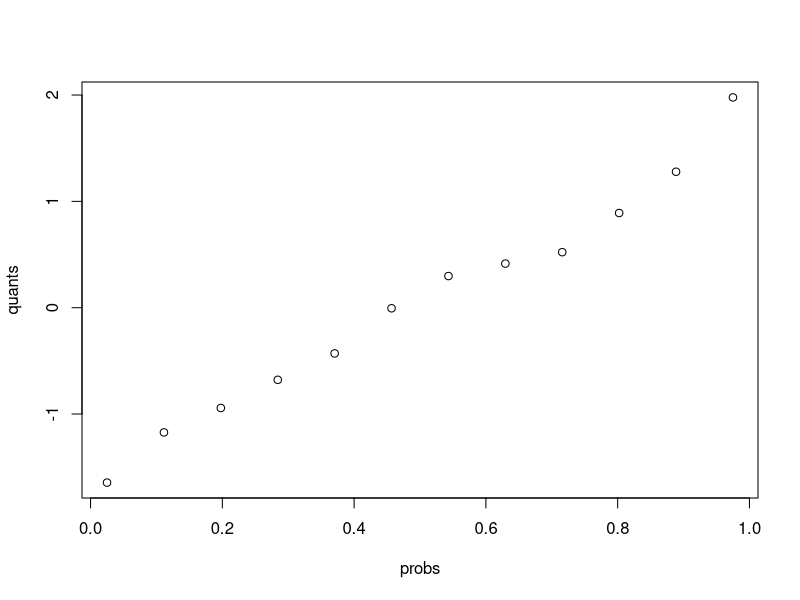
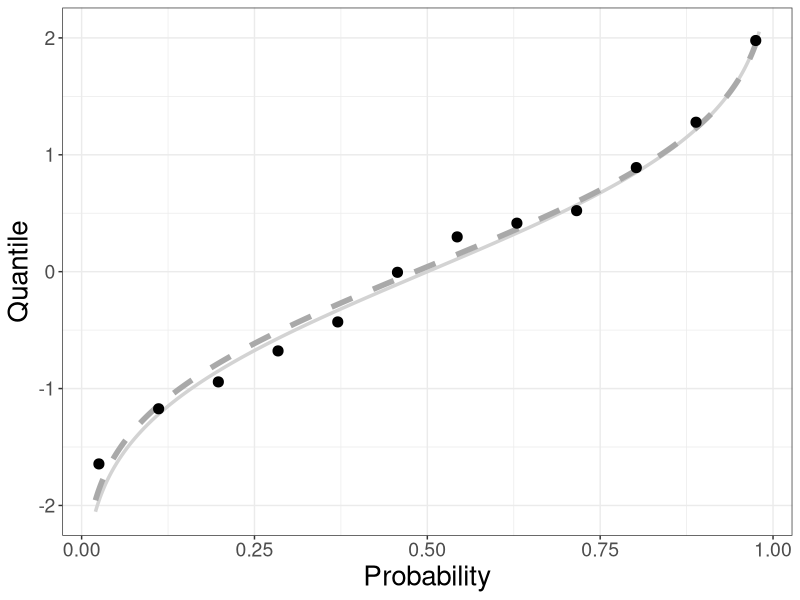

Source code (R) for these figures, in order:
library(ggplot2)
library(dplyr)


probs <- seq(.025, .975, length.out = 12)
quants <- quantile(rnorm(100), probs = probs)
plot(quants ~ probs)


mod <- lm(quants ~ qnorm(probs))
p <- seq(.02, .98, length.out = 1001)
q <- qnorm(p, coef(mod)[1], coef(mod)[2])
tq <- qnorm(p)


data.frame(probs, quants) %>% 
  ggplot() +
  geom_line(data = data.frame(p, tq), aes(x = p, y = tq), 
            size = 1.2, colour = "lightgrey") +
  geom_line(data = data.frame(p, q), aes(x = p, y = q), 
            size = 1.9, colour = "darkgrey", linetype = "dashed") +
  geom_point(aes(x = probs, y = quants), size = 3.1) +
  xlab("Probability") +
  ylab("Quantile") +
  theme_bw() + 
  theme(axis.title = element_text(size = 20),
        axis.text = element_text(size = 14),
        legend.text = element_text(size = 12),
        legend.title = element_text(size = 17))
  
